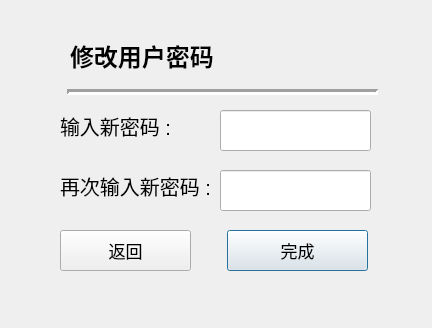
<?xml version="1.0" encoding="UTF-8"?>
<ui version="4.0">
 <class>changePassword</class>
 <widget class="QDialog" name="changePassword">
  <property name="geometry">
   <rect>
    <x>0</x>
    <y>0</y>
    <width>432</width>
    <height>328</height>
   </rect>
  </property>
  <property name="windowTitle">
   <string>Dialog</string>
  </property>
  <widget class="QPushButton" name="doneBtn2">
   <property name="geometry">
    <rect>
     <x>227</x>
     <y>230</y>
     <width>141</width>
     <height>41</height>
    </rect>
   </property>
   <property name="font">
    <font>
     <pointsize>13</pointsize>
    </font>
   </property>
   <property name="text">
    <string>完成</string>
   </property>
  </widget>
  <widget class="Line" name="line">
   <property name="geometry">
    <rect>
     <x>67</x>
     <y>82</y>
     <width>311</width>
     <height>20</height>
    </rect>
   </property>
   <property name="font">
    <font>
     <weight>75</weight>
     <bold>true</bold>
    </font>
   </property>
   <property name="lineWidth">
    <number>3</number>
   </property>
   <property name="orientation">
    <enum>Qt::Horizontal</enum>
   </property>
  </widget>
  <widget class="QLineEdit" name="newPassword2">
   <property name="geometry">
    <rect>
     <x>220</x>
     <y>170</y>
     <width>151</width>
     <height>41</height>
    </rect>
   </property>
   <property name="font">
    <font>
     <pointsize>12</pointsize>
    </font>
   </property>
   <property name="echoMode">
    <enum>QLineEdit::Password</enum>
   </property>
   <property name="placeholderText">
    <string/>
   </property>
  </widget>
  <widget class="QLabel" name="username">
   <property name="geometry">
    <rect>
     <x>70</x>
     <y>40</y>
     <width>151</width>
     <height>31</height>
    </rect>
   </property>
   <property name="font">
    <font>
     <pointsize>18</pointsize>
     <weight>75</weight>
     <italic>false</italic>
     <bold>true</bold>
     <strikeout>false</strikeout>
     <kerning>true</kerning>
    </font>
   </property>
   <property name="text">
    <string>修改用户密码</string>
   </property>
  </widget>
  <widget class="QLabel" name="changePassword2">
   <property name="geometry">
    <rect>
     <x>60</x>
     <y>170</y>
     <width>151</width>
     <height>31</height>
    </rect>
   </property>
   <property name="font">
    <font>
     <pointsize>15</pointsize>
     <weight>50</weight>
     <italic>false</italic>
     <bold>false</bold>
     <strikeout>false</strikeout>
     <kerning>true</kerning>
    </font>
   </property>
   <property name="text">
    <string>再次输入新密码 :</string>
   </property>
  </widget>
  <widget class="QPushButton" name="returnBtn2">
   <property name="geometry">
    <rect>
     <x>60</x>
     <y>230</y>
     <width>131</width>
     <height>41</height>
    </rect>
   </property>
   <property name="font">
    <font>
     <pointsize>13</pointsize>
    </font>
   </property>
   <property name="text">
    <string>返回</string>
   </property>
  </widget>
  <widget class="QLineEdit" name="newPassword">
   <property name="geometry">
    <rect>
     <x>220</x>
     <y>110</y>
     <width>151</width>
     <height>41</height>
    </rect>
   </property>
   <property name="font">
    <font>
     <pointsize>12</pointsize>
    </font>
   </property>
   <property name="echoMode">
    <enum>QLineEdit::Password</enum>
   </property>
   <property name="placeholderText">
    <string/>
   </property>
  </widget>
  <widget class="QLabel" name="changePassword_2">
   <property name="geometry">
    <rect>
     <x>60</x>
     <y>110</y>
     <width>141</width>
     <height>31</height>
    </rect>
   </property>
   <property name="font">
    <font>
     <pointsize>15</pointsize>
     <weight>50</weight>
     <italic>false</italic>
     <bold>false</bold>
     <strikeout>false</strikeout>
     <kerning>true</kerning>
    </font>
   </property>
   <property name="text">
    <string>输入新密码 :</string>
   </property>
  </widget>
 </widget>
 <resources/>
 <connections/>
</ui>
